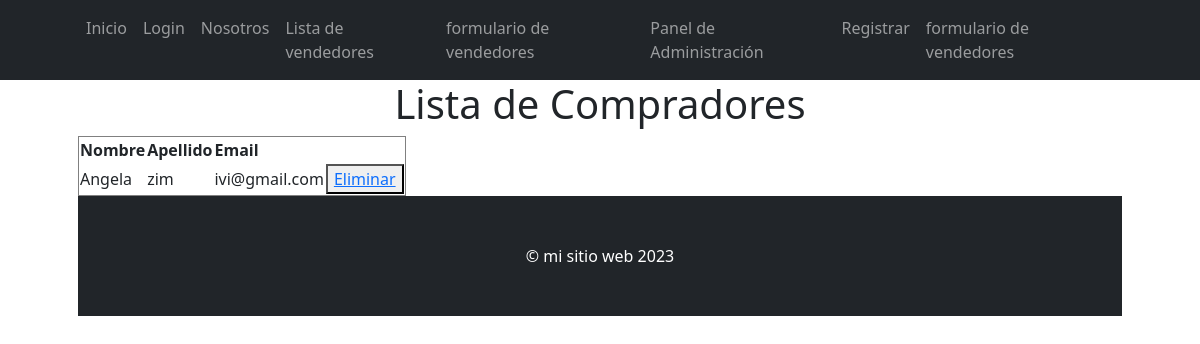
The app's page /comprador/list with its own data.
### tienda/models.py (models this page shows, shortened)
class Comprador(models.Model):
    nombre = models.CharField(max_length=30)
    apellido = models.CharField(max_length=50)
    email = models.EmailField()

### tienda/views.py (the view)
# urls.py: path('comprador/list',views.comprador_list,name='comprador_list'),
def comprador_list(request):
    consulta = models.Comprador.objects.all()
    contexto = {"compradores": consulta}
    return render (request, "tienda/comprador_list.html", contexto)

### tienda/templates/tienda/comprador_list.html
{% extends 'tienda/base.html' %}
{% block contenido %}
<center>
<h1> Lista de Compradores</h1>
</center>
     <table border="1">
        <thead>
            <th>Nombre</th>
            <th>Apellido</th>
            <th>Email</th>
        </thead>
        <tbody>
           {% for comprador in compradores  %}
             <tr>
                  <td> {{ comprador.nombre }}</td>
                  <td>  {{ comprador.apellido }} </td>
                  <td> {{ comprador.email }} </td>
                  <td>    <button>
                    <a href="{% url 'EliminarComprador' comprador.nombre %}">Eliminar</a>
                          </button></td>
             </tr>
            {% endfor %}
        </tbody>
     </table>
{% endblock contenido %}

### records on screen
Comprador: nombre "Angela", apellido "zim", email "ivi@gmail.com"
